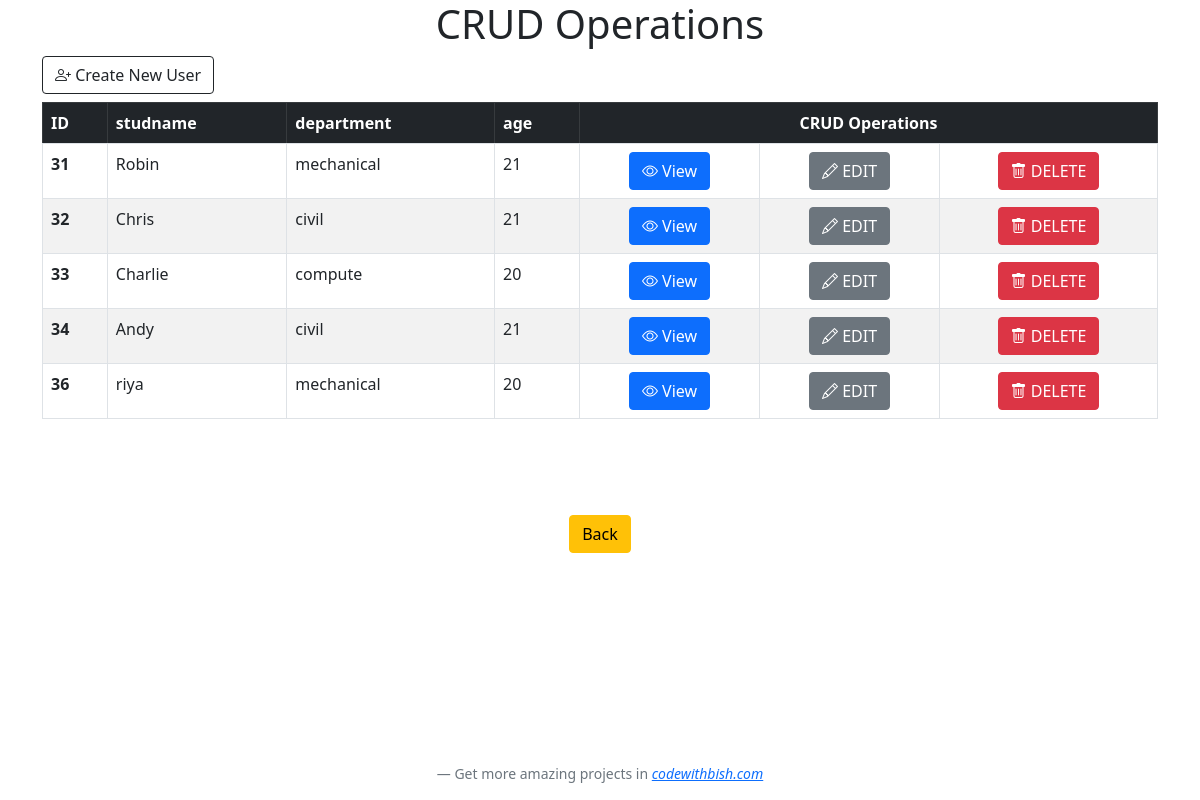
The app's page /home.php with its own data.
### tables this page shows
CREATE TABLE IF NOT EXISTS `users` (
  `id` int(12) NOT NULL AUTO_INCREMENT,
  `studname` varchar(255) NOT NULL,
  `department` varchar(255) NOT NULL,
  `age` int(50) NOT NULL,
  PRIMARY KEY (`id`)
);

### home.php (the view)
<?php include "header.php"?>
  <div class="container">
    <h1 class="text-center" > CRUD Operations</h1>
      <a href="create.php" class='btn btn-outline-dark mb-2'> <i class="bi bi-person-plus"></i> Create New User</a>
        <table class="table table-striped table-bordered table-hover">
          <thead class="table-dark">
            <tr>
              <th  scope="col">ID</th>
              <th  scope="col">studname</th>
              <th  scope="col">department</th>
              <th  scope="col"> age</th>
              <th  scope="col" colspan="3" class="text-center">CRUD Operations</th>
            </tr>
          </thead>
            <tbody>
              <tr>
          <?php
            $query="SELECT * FROM users";
            $view_users= mysqli_query($conn,$query);
            while($row= mysqli_fetch_assoc($view_users)){
              $id = $row['id'];
              $studname = $row['studname'];
              $department = $row['department'];
              $age = $row['age'];
              echo "<tr >";
              echo " <th scope='row' >{$id}</th>";
              echo " <td > {$studname}</td>";
              echo " <td > {$department}</td>";
              echo " <td >{$age} </td>";
              echo " <td class='text-center'> <a href='view.php?user_id={$id}' class='btn btn-primary'> <i class='bi bi-eye'></i> View</a> </td>";
              echo " <td class='text-center' > <a href='update.php?edit&user_id={$id}' class='btn btn-secondary'><i class='bi bi-pencil'></i> EDIT</a> </td>";
              echo " <td  class='text-center'>  <a href='delete.php?delete={$id}' class='btn btn-danger'> <i class='bi bi-trash'></i> DELETE</a> </td>";
              echo " </tr> ";
                  }
                ?>
              </tr>
            </tbody>
        </table>
  </div>
<div class="container text-center mt-5">
      <a href="index.php" class="btn btn-warning mt-5"> Back </a>
    <div>
<?php include "footer.php" ?>

### header.php (shortened to what this page needs)
<!DOCTYPE html>
<html lang="en">
<head>
<link href="https://cdn.jsdelivr.net/npm/bootstrap@5.0.0-beta3/dist/css/bootstrap.min.css" rel="stylesheet">
<link rel="stylesheet" href="https://cdn.jsdelivr.net/npm/bootstrap-icons@1.3.0/font/bootstrap-icons.css">
</head>
<body>

### footer.php
<footer class="blockquote-footer fixed-bottom">Get more amazing projects in <cite title="Source Title"><a href="https://codewithbish.com/projects/" target="_blank">codewithbish.com</a></cite></footer>
</body>
</html>

### records on screen
users: id "31", studname "Robin", department "mechanical", age "21"
users: id "32", studname "Chris", department "civil", age "21"
users: id "33", studname "Charlie", department "compute", age "20"
users: id "34", studname "Andy", department "civil", age "21"
users: id "36", studname "riya", department "mechanical", age "20"
